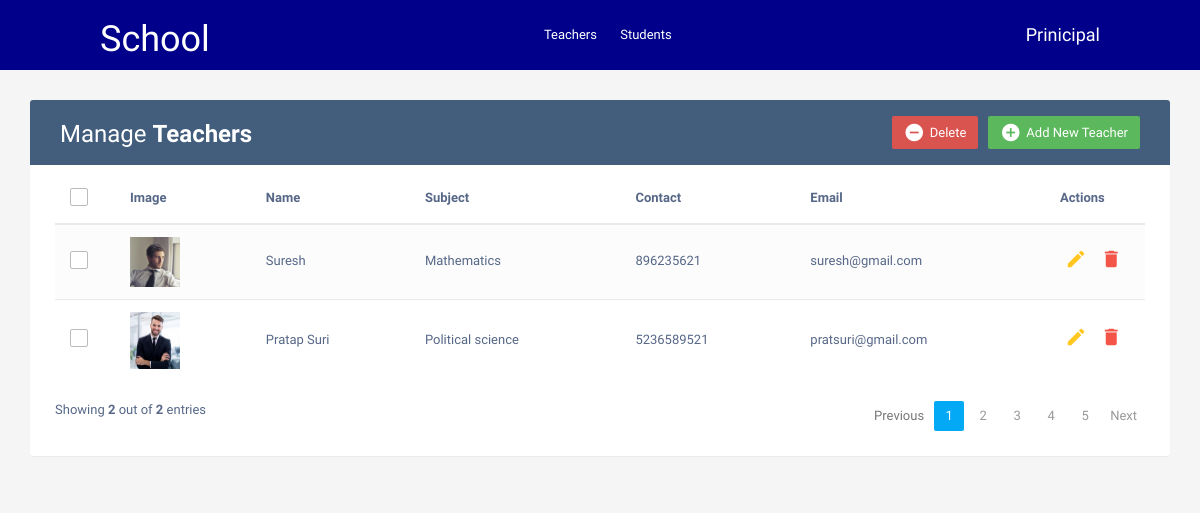
The page / on the database its author committed.
### teachers/models.py (models this page shows, shortened)
class Teacher(models.Model):
    name = models.CharField(max_length=100)
    subject = models.CharField(max_length=100)
    contact = models.CharField(max_length=15)
    email = models.EmailField(unique=True)
    image = models.ImageField(upload_to="teachers/", blank=True, null=True)

### teachers/views.py (the view)
# urls.py: path('', views.teacher_list, name='all-teachers'),
def teacher_list(request):
    teachers = Teacher.objects.all()
    return render(request, "index.html", {"allteachers":teachers})

### templates/index.html (shortened to what this page needs)
<!DOCTYPE html>
<html lang="en">
<head>
<link rel="stylesheet" href="https://maxcdn.bootstrapcdn.com/font-awesome/4.7.0/css/font-awesome.min.css">
<link rel="stylesheet" href="https://maxcdn.bootstrapcdn.com/bootstrap/3.3.7/css/bootstrap.min.css">
<link rel="stylesheet" href="/static/css/styles.css">
  <body>
	{% include 'header.html' %}
    <div class="container">
        <div class="table-wrapper">
            <div class="table-title">
                <div class="row">
                    <div class="col-sm-6">
						<h2>Manage <b>Teachers</b></h2>
					</div>
					<div class="col-sm-6">
						<a href="#addEmployeeModal" class="btn btn-success" data-toggle="modal"><i class="material-icons">&#xE147;</i> <span>Add New Teacher</span></a>
						<a href="#deleteEmployeeModal" class="btn btn-danger" data-toggle="modal"><i class="material-icons">&#xE15C;</i> <span>Delete</span></a>
					</div>
                </div>
            </div>
            <table class="table table-striped table-hover">
                <thead>
                    <tr>
						<th>
							<span class="custom-checkbox">
								<label for="selectAll"></label>
							</span>
						</th>
						<th>Image</th>
                        <th>Name</th>
                        <th>Subject</th>
						<th>Contact</th>
                        <th>Email</th>
                        <th>Actions</th>
                    </tr>
                </thead>
                <tbody>
					{% for i in allteachers %}
                    <tr>
						<td>
							<span class="custom-checkbox">
								<label for="checkbox1"></label>
							</span>
						</td>
						<td>
							{% if i.image %}
							<img src="{{i.image.url}}" alt="teacher image" width="50">
							{% endif %}
						</td>
                        <td>{{i.name}}</td>
                        <td>{{i.subject}}</td>
						<td>{{i.contact}}</td>
                        <td>{{i.email}}</td>
                        <td>
                            <a href="#editEmployeeModal-{{forloop.counter}}" class="edit" data-toggle="modal"><i class="material-icons" data-toggle="tooltip" title="Edit">&#xE254;</i></a>
                            <a href="#deleteEmployeeModal-{{forloop.counter}}" class="delete" data-toggle="modal"><i class="material-icons" data-toggle="tooltip" title="Delete">&#xE872;</i></a>
                        </td>
                    </tr>
					{% endfor %}
                </tbody>
            </table>
			<div class="clearfix">
				Showing <b>{{ allteachers|length }}</b> out of <b>{{ allteachers.count }}</b> entries
                <ul class="pagination">
                    <li class="page-item disabled"><a href="#">Previous</a></li>
                    <li class="page-item active"><a href="#" class="page-link">1</a></li>
                    <li class="page-item"><a href="#" class="page-link">2</a></li>
                    <li class="page-item "><a href="#" class="page-link">3</a></li>
                    <li class="page-item"><a href="#" class="page-link">4</a></li>
                    <li class="page-item"><a href="#" class="page-link">5</a></li>
                    <li class="page-item"><a href="#" class="page-link">Next</a></li>
                </ul>
            </div>
        </div>
    </div>
</body>
</html>

### templates/header.html (shortened to what this page needs)
<!DOCTYPE html>
<html lang="en">
<head>
    <link rel="stylesheet" href="/static/css/styles.css" />
</head>
<body>
    <div class="navsection">
        <div class="title">
            <h1>School</h1>
        </div>
        <div class="menu">
            <a href="teachers">Teachers</a>
            <a href="students">Students</a>
        </div>
        <div class="user">
            <h4>Prinicipal</h4>
        </div>
    </div>
</body>
</html>

### static/css/styles.css (style rules this page uses)
body { color: #566787; background: #f5f5f5; font-family: 'Varela Round', sans-serif; font-size: 13px; }
.table-wrapper { background: #fff; padding: 20px 25px; margin: 30px 0; border-radius: 3px; box-shadow: 0 1px 1px rgba(0,0,0,.05); }
.table-title { padding-bottom: 15px; background: #435d7d; color: #fff; padding: 16px 30px; margin: -20px -25px 10px; border-radius: 3px 3px 0 0; }
.table-title h2 { margin: 5px 0 0; font-size: 24px; }
.table-title .btn { color: #fff; float: right; font-size: 13px; border: none; min-width: 50px; border-radius: 2px; border: none; outline: none !important; margin-left: 10px; }
.table-title .btn i { float: left; font-size: 21px; margin-right: 5px; }
.table-title .btn span { float: left; margin-top: 2px; }
table.table tr th, table.table tr td { border-color: #e9e9e9; padding: 12px 15px; vertical-align: middle; }
table.table tr th:first-child { width: 60px; }
table.table tr th:last-child { width: 100px; }
table.table-striped tbody tr:nth-of-type(odd) { background-color: #fcfcfc; }
table.table td:last-child i { opacity: 0.9; font-size: 22px; margin: 0 5px; }
table.table td a { font-weight: bold; color: #566787; display: inline-block; text-decoration: none; outline: none !important; }
table.table td a.edit { color: #FFC107; }
table.table td a.delete { color: #F44336; }
table.table td i { font-size: 19px; }
.pagination { float: right; margin: 0 0 5px; }
.pagination li a { border: none; font-size: 13px; min-width: 30px; min-height: 30px; color: #999; margin: 0 2px; line-height: 30px; border-radius: 2px !important; text-align: center; padding: 0 6px; }
.pagination li.active a, .pagination li.active a.page-link { background: #03A9F4; }
.custom-checkbox { position: relative; }
.custom-checkbox label:before { width: 18px; height: 18px; }
.custom-checkbox label:before { content: ''; margin-right: 10px; display: inline-block; vertical-align: text-top; background: white; border: 1px solid #bbb; border-radius: 2px; box-sizing: border-box; z-index: 2; }
.navsection { background-color: darkblue; color:white; display: flex; justify-content: space-between; align-items: center; padding: 0 100px; }
.menu a { color:white; margin-right: 20px; }

### rows shown on the page
Teacher: image (picture), name "Suresh", subject "Mathematics", contact "896235621", email "suresh@gmail.com"
Teacher: image (picture), name "Pratap Suri", subject "Political science", contact "5236589521", email "pratsuri@gmail.com"

### other values the page prints
{{ allteachers|length }} "2"
{{ allteachers.count }} "2"
